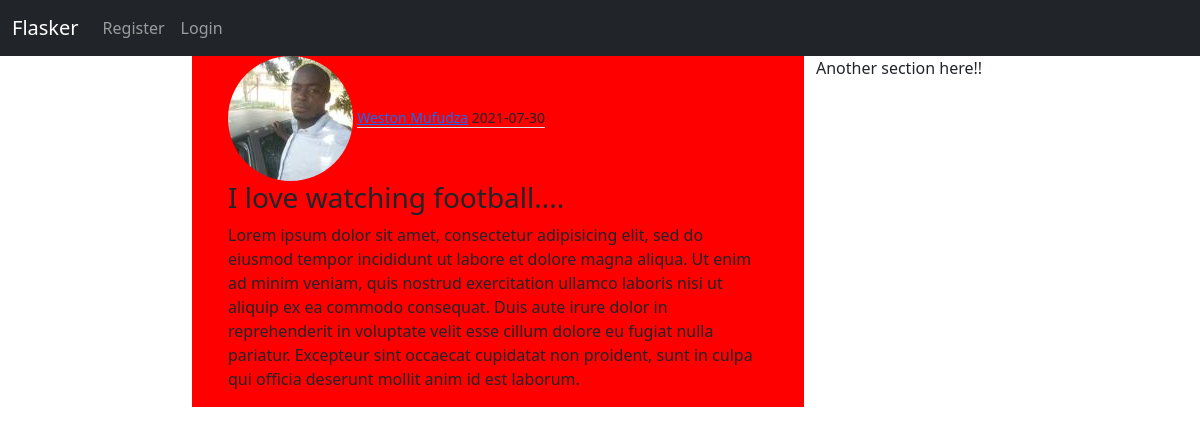
Screenshot of /post/2 with the database file from the repository.
### flaskblog/models.py (models this page shows, shortened)
class User(db.Model, UserMixin):
    id= db.Column(db.Integer, primary_key= True)
    username= db.Column(db.String(20), unique= True, nullable= False)
    email= db.Column(db.String(120), unique= True, nullable= False)
    image_file= db.Column(db.String(20), default= 'default.jpg')
    password= db.Column(db.String(20), nullable= False)
    posts= db.relationship('Post', backref= 'author', lazy= True)

class Post(db.Model):
    id= db.Column(db.Integer, primary_key= True)
    title= db.Column(db.String(120), nullable= False)
    date_posted= db.Column(db.DateTime, nullable= False, default= datetime.utcnow)
    content= db.Column(db.Text, nullable= False)
    user_id= db.Column(db.Integer, db.ForeignKey('user.id'), nullable= False)

### flaskblog/posts/routes.py (the view)
@posts.route('/post/<int:post_id>')
def post(post_id):
    post= Post.query.get_or_404(post_id)
    return render_template('post.html', title= post.title, post= post)

### templates/post.html (shortened to what this page needs)
{% extends 'base.html' %}
{% block content %}
  <div class="container">
      <img class="rounded-circle" src="{{ url_for('static', filename= 'profile_pics/'+ post.author.image_file)}}">
      <small class="border-bottom"><a href="#">{{ post.author.username }}</a> {{ post.date_posted.strftime('%Y-%m-%d') }}</small><br>
      <h3>{{ post.title }}</h3>
      <p>{{ post.content }}</p>
  </div>
{% endblock content %}

### rows the page displays
User: image_file (picture), author.username "Weston Mufudza"
Post: date_posted "2021-07-30", title "I love watching football....", content "Lorem ipsum dolor sit amet, consectetur adipisicing elit, sed do eiusmod tempor incididunt ut labore et dolore magna aliqua. Ut enim ad minim veniam, quis nostrud exercitation ullamco laboris nisi ut aliquip ex ea commodo consequat. Duis aute irure dolor in reprehenderit in voluptate velit esse cillum dolore eu fugiat nulla pariatur. Excepteur sint occaecat cupidatat non proident, sunt in culpa qui officia deserunt mollit anim id est laborum."
